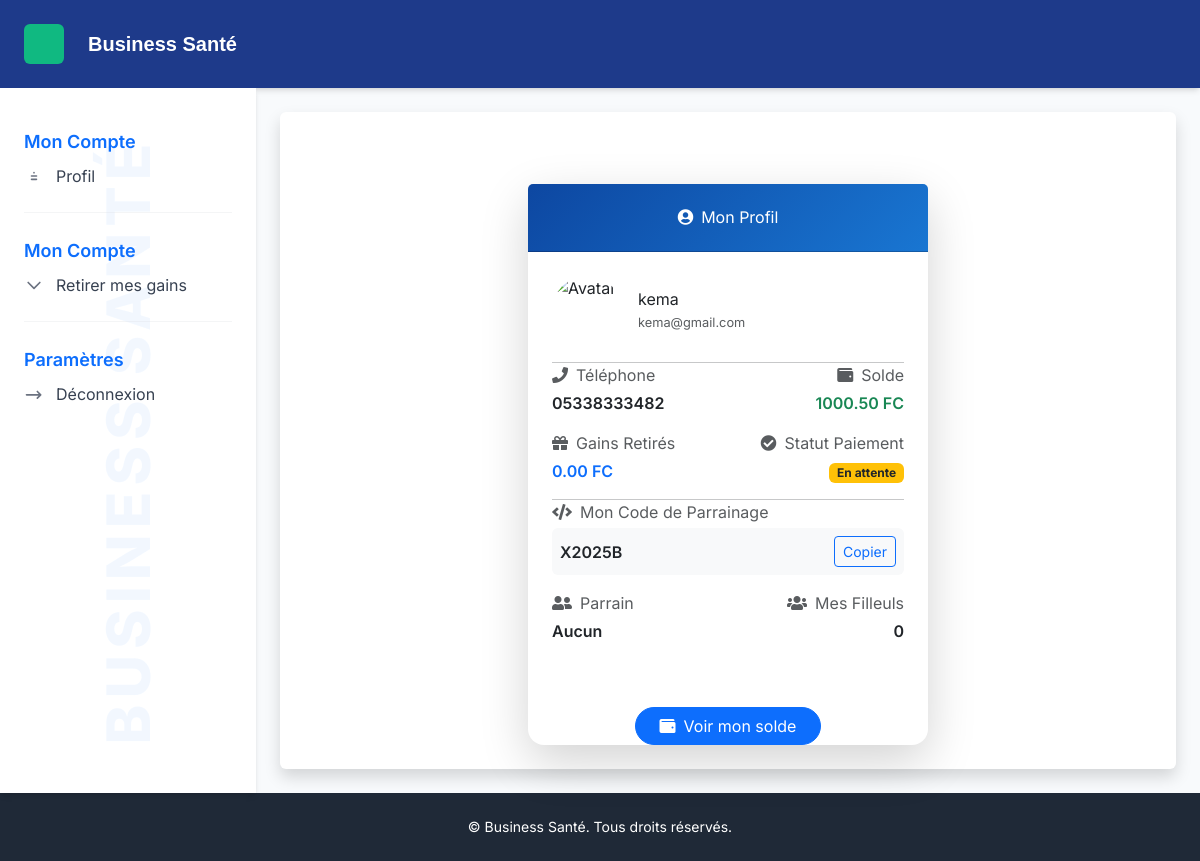
The page /profile/ (signed in) on the database its author committed.
### core/models.py (models this page shows, shortened)
class CustomUser(AbstractUser):
    parrain = models.ForeignKey('self', on_delete=models.SET_NULL, null=True, blank=True)
    gains = models.DecimalField(max_digits=10, decimal_places=2, default=0.00)
    nom = models.CharField(max_length=255, null=True, blank=True)
    prenom = models.CharField(max_length=255, null=True, blank=True)

class Profil(models.Model):
    utilisateur = models.OneToOneField(
    settings.AUTH_USER_MODEL,
    on_delete=models.CASCADE,
    related_name="profil"
)
    parrain = models.ForeignKey(settings.AUTH_USER_MODEL,
                               on_delete=models.SET_NULL,
                               null=True, blank=True,
                               related_name='filleuls')  # important: related_name='filleuls'
    solde = models.DecimalField(max_digits=12, decimal_places=2, default=0)
    gains_retires = models.DecimalField(max_digits=12, decimal_places=2, default=0)
    telephone = models.CharField(max_length=20, blank=True)
    mon_code = models.CharField(max_length=30, default=0, blank=True)
    parrain_code = models.CharField(max_length=30, blank=True,null=True)
    is_paid = models.BooleanField(default=False)
    date_created = models.DateTimeField(default=timezone.now)

### core/views.py (the view)
# urls.py: path('profile/', views.profile, name='profile'),
@login_required
def profile(request):
    user = request.user
    profil, _ = Profil.objects.get_or_create(utilisateur=user)
    nb_filleuls = user.filleuls.count() if hasattr(user, 'filleuls') else 0
    filleuls = user.filleuls.select_related('profil').all() if hasattr(user, 'filleuls') else []
    context = {
        'user': user,
        'profil': profil,
        'nb_filleuls': nb_filleuls,
        'filleuls': filleuls,
    }
    return render(request, 'core/profile.html', context)

### core/templates/core/profile.html (shortened to what this page needs)
{% extends 'core/base.html' %}
{% load static %}
{% block content %}
<div class="container mt-5">
  <div class="row justify-content-center">
    <div class="col-md-8 col-lg-6">
      <div class="card shadow-lg border-0 rounded-4">
        <div class="card-header text-white text-center py-4" style="background: linear-gradient(135deg, #0d47a1, #1976d2);">
          <h3 class="mb-0"><i class="fas fa-user-circle me-2"></i>Mon Profil</h3>
        </div>
        <div class="card-body p-4">
          <div class="d-flex align-items-center mb-3">
            <img src="{% static 'images/avatar.png' %}" alt="Avatar" class="rounded-circle me-3" width="70" height="70">
            <div>
              <h5 class="mb-0">{{ user.username }}</h5>
              <small class="text-muted">{{ user.email }}</small>
            </div>
          </div>
          <hr>
          <div class="row mb-3">
            <div class="col-6">
              <p class="mb-1 text-muted"><i class="fas fa-phone me-2"></i>Téléphone</p>
              <p class="fw-semibold">{{ profil.telephone|default:"—" }}</p>
            </div>
            <div class="col-6 text-end">
              <p class="mb-1 text-muted"><i class="fas fa-wallet me-2"></i>Solde</p>
              <p class="fw-semibold text-success">{{ profil.solde }} FC</p>
            </div>
          </div>
          <div class="row mb-3">
            <div class="col-6">
              <p class="mb-1 text-muted"><i class="fas fa-gift me-2"></i>Gains Retirés</p>
              <p class="fw-semibold text-primary">{{ profil.gains_retires }} FC</p>
            </div>
            <div class="col-6 text-end">
              <p class="mb-1 text-muted"><i class="fas fa-check-circle me-2"></i>Statut Paiement</p>
              <p class="fw-semibold">
                {% if profil.is_paid %}
                  <span class="badge bg-success">Payé</span>
                {% else %}
                  <span class="badge bg-warning text-dark">En attente</span>
                {% endif %}
              </p>
            </div>
          </div>
          <hr>
          <div class="mb-3">
            <p class="mb-1 text-muted"><i class="fas fa-code me-2"></i>Mon Code de Parrainage</p>
            <div class="d-flex justify-content-between align-items-center bg-light rounded p-2">
              <span class="fw-semibold">{{ profil.mon_code|default:"—" }}</span>
              <button class="btn btn-sm btn-outline-primary" onclick="copyCode()">Copier</button>
            </div>
          </div>
          <div class="row mb-3">
            <div class="col-6">
              <p class="mb-1 text-muted"><i class="fas fa-user-friends me-2"></i>Parrain</p>
              <p class="fw-semibold">{{ profil.parrain.username|default:"Aucun" }}</p>
            </div>
            <div class="col-6 text-end">
              <p class="mb-1 text-muted"><i class="fas fa-users me-2"></i>Mes Filleuls</p>
              <p class="fw-semibold">{{ user.filleuls.count }}</p>
            </div>
          </div>
          </div>
          <div class="text-center mt-4">
            <a href="{% url 'solde' %}" class="btn btn-primary rounded-pill px-4"><i class="fas fa-wallet me-2"></i>Voir mon solde</a>
          </div>
        </div>
      </div>
    </div>
  </div>
</div>
{% endblock %}

### rows shown on the page
CustomUser: username "kema", email "kema@gmail.com", filleuls.count "0"
Profil: telephone "05338333482", solde "1000.50", gains_retires "0.00", mon_code "X2025B", parrain.username "Aucun"
